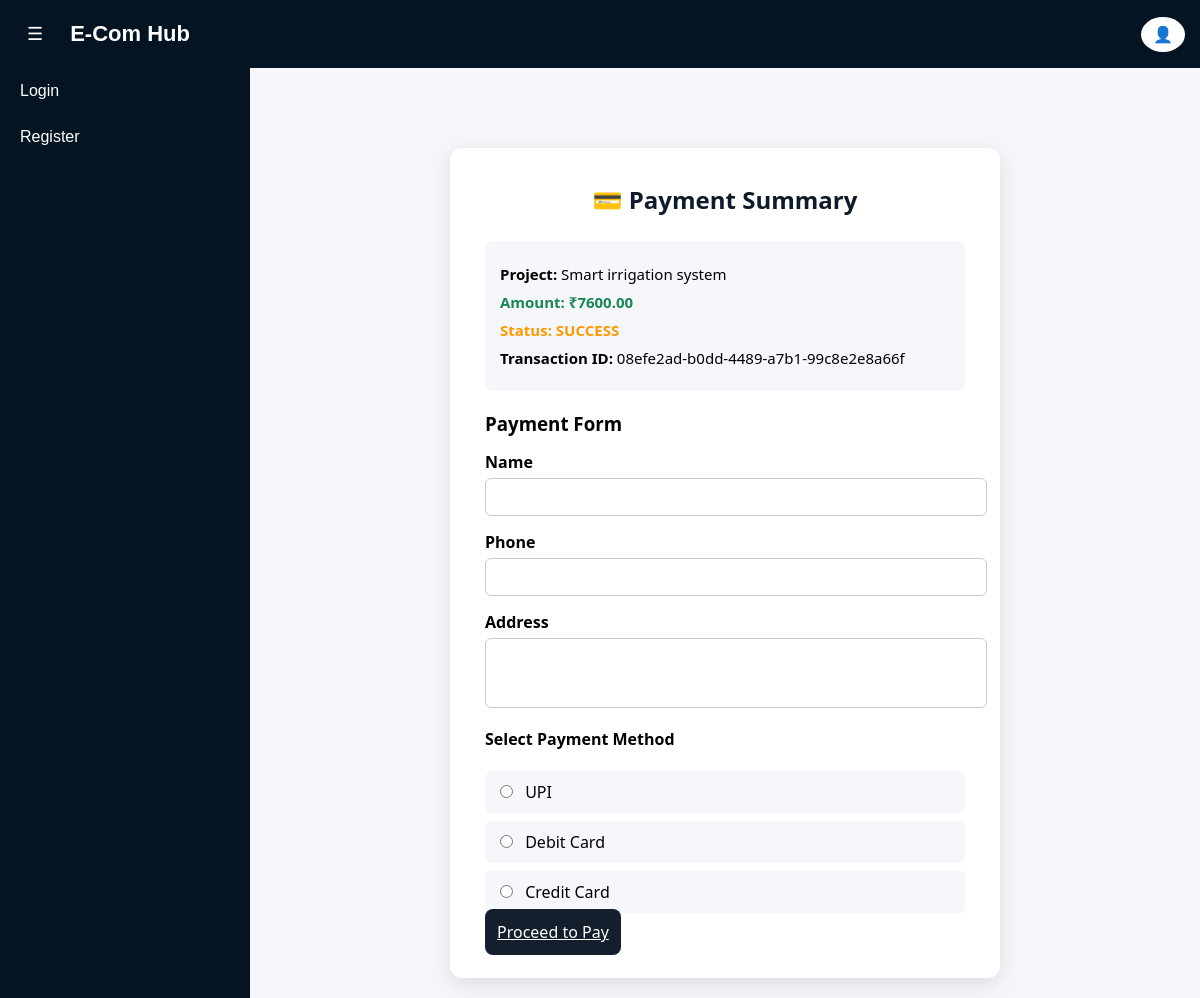
/payment/85/, run on the app's committed database.
### ecom_app/models.py (models this page shows, shortened)
class Payment(models.Model):
    PAYMENT_STATUS = (
        ('PENDING', 'Pending'),
        ('SUCCESS', 'Success'),
        ('FAILED', 'Failed'),
    )
    PAYMENT_MODE = (
        ('UPI', 'UPI'),
        ('DEBIT_CARD', 'Debit Card'),
        ('CREDIT_CARD', 'Credit Card'),
        ('WALLET', 'Wallet'),
    )
    user = models.ForeignKey(CustomUser, on_delete=models.CASCADE)
    project = models.ForeignKey(Project, on_delete=models.CASCADE)
    transaction_id = models.CharField(max_length=255, unique=True)
    phonepe_transaction_id = models.CharField(max_length=255, blank=True, null=True)
    payment_mode = models.CharField(max_length=20, choices=PAYMENT_MODE)
    amount = models.DecimalField(max_digits=10, decimal_places=2)
    status = models.CharField(max_length=10, choices=PAYMENT_STATUS, default='PENDING')
    payment_response = models.TextField(blank=True, null=True)
    created_at = models.DateTimeField(default=timezone.now)

class Project(models.Model):
    CATEGORY_CHOICES = (
        ('AI', 'Artificial Intelligence'),
        ('ML', 'Machine Learning'),
        ('DL', 'Deep Learning'),
        ('WEB', 'Web Development'),
        ('IOT', 'Internet of Things'),
        ('DATA', 'Data Science'),
    )
    title = models.CharField(max_length=255)
    video = models.FileField(upload_to='videos/', null=True, blank=True)
    description = models.TextField()
    category = models.CharField(max_length=50, choices=CATEGORY_CHOICES)
    price = models.DecimalField(max_digits=10, decimal_places=2)
    google_drive_link = models.URLField()
    project_image = models.ImageField(upload_to='projects/', null=True, blank=True)
    created_at = models.DateTimeField(auto_now_add=True)

### ecom_app/user_side.py (the view)
# urls.py: path('payment/<int:pk>/', views.user_payment_page, name='user_payment_page'),
def user_payment_page(request, pk):
    payment = get_object_or_404(Payment, id=pk)
    return render(request, 'user/user_payment_page.html', {'payment': payment})

### ecom_app/templates/user/user_payment_page.html (shortened to what this page needs)
{% extends 'user/user_base.html' %}
{% block content %}
<div class="payment-wrapper">
<div class="payment-card">
<div class="payment-title">
💳 Payment Summary
</div>
<div class="payment-info">
<p><b>Project:</b> {{ payment.project.title }}</p>
<p class="amount"><b>Amount:</b> ₹{{ payment.amount }}</p>
<p class="status"><b>Status:</b> {{ payment.status }}</p>
<p><b>Transaction ID:</b> {{ payment.transaction_id }}</p>
</div>
<h3 style="margin-bottom:15px;">Payment Form</h3>
<form method="POST">
<div class="form-group">
<label>Name</label>
<input type="text" name="name" class="form-control" required>
</div>
<div class="form-group">
<label>Phone</label>
<input type="text" name="phone" class="form-control" required>
</div>
<div class="form-group">
<label>Address</label>
<textarea name="address" class="form-control" rows="3" required></textarea>
</div>
<h4 style="margin-top:15px;">Select Payment Method</h4>
<div class="payment-methods">
<div class="method">
<input type="radio" name="payment_method" value="UPI" required> UPI
</div>
<div class="method">
<input type="radio" name="payment_method" value="DEBIT_CARD"> Debit Card
</div>
<div class="method">
<input type="radio" name="payment_method" value="CREDIT_CARD"> Credit Card
</div>
</div>
<a href="{% url 'phonepe_pay' payment.id %}" class="pay-btn">
Proceed to Pay
</a>
</form>
</div>
</div>
{% endblock %}

### ecom_app/templates/user/user_base.html (style rules this page uses)
body { margin:0; font-family:Arial, Helvetica, sans-serif; background:#f4f6f9; }

### ecom_app/templates/user/user_payment_page.html (style rules this page uses)
.payment-wrapper { display:flex; justify-content:center; margin-top:60px; font-family:'Segoe UI',sans-serif; }
.payment-card { width:480px; background:white; padding:35px; border-radius:12px; box-shadow:0 6px 20px rgba(0,0,0,0.1); }
.payment-title { text-align:center; margin-bottom:25px; font-size:24px; font-weight:600; color:#0f1b2c; }
.payment-info { background:#f5f7fb; padding:15px; border-radius:8px; margin-bottom:20px; }
.payment-info p { margin:8px 0; font-size:15px; }
.status { color:#ff9800; font-weight:bold; }
.amount { font-size:18px; font-weight:bold; color:#198754; }
.form-group { margin-bottom:15px; }
.form-group label { display:block; font-weight:600; margin-bottom:5px; }
.form-control { width:100%; padding:10px; border-radius:6px; border:1px solid #ccc; font-size:14px; }
textarea.form-control { resize:none; }
.payment-methods { margin-top:10px; }
.method { background:#f5f7fb; padding:10px; border-radius:6px; margin-bottom:8px; }
.method input { margin-right:8px; }
.pay-btn { width:100%; background:#141e2c; color:white; padding:12px; border:none; border-radius:8px; font-size:16px; cursor:pointer; margin-top:20px; font-weight:500; }

### data on the page
Payment: project "Smart irrigation system", amount "7600.00", status "SUCCESS", transaction_id "08efe2ad-b0dd-4489-a7b1-99c8e2e8a66f"
